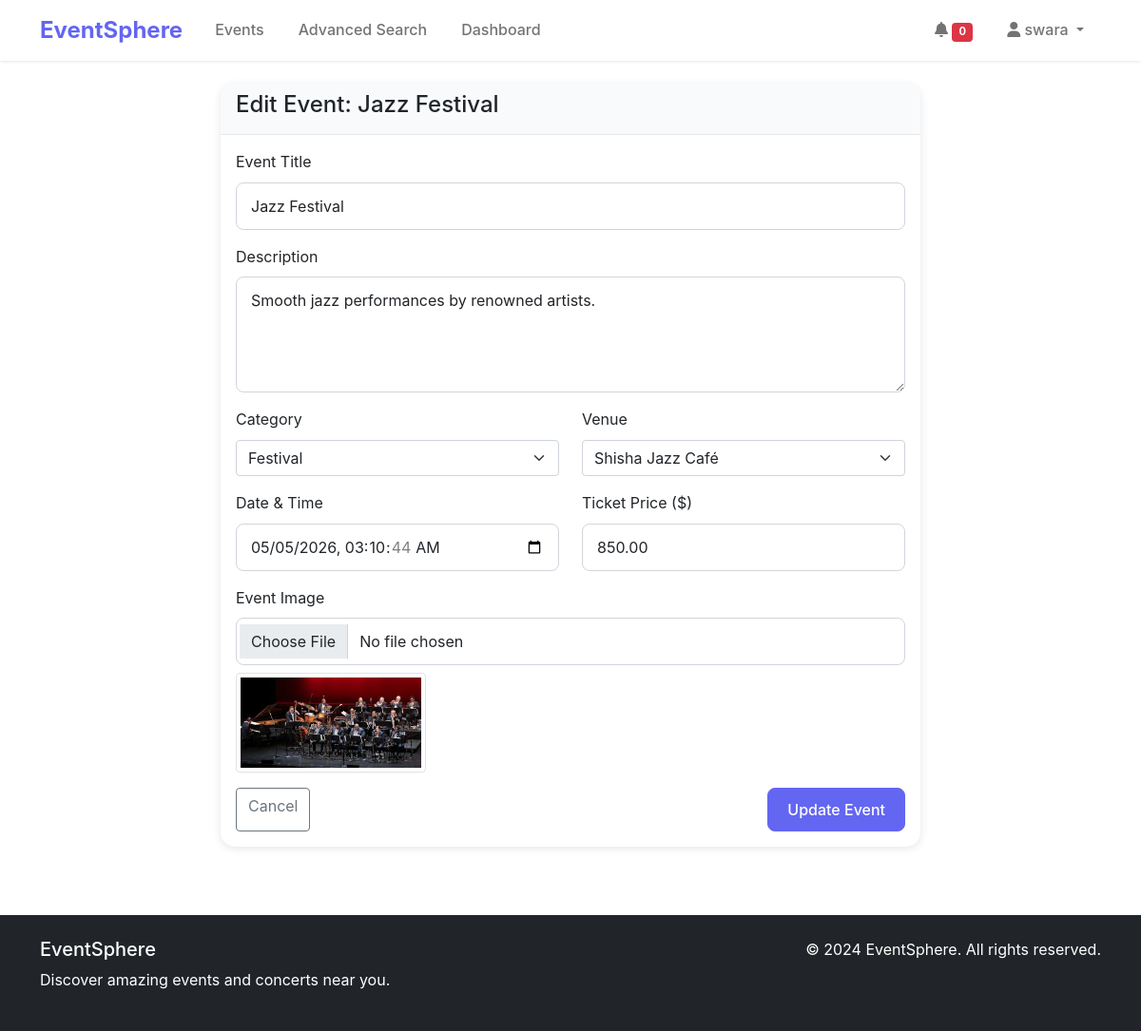
Page /events/edit/5/ (signed in) on the committed database.
### events/models.py (models this page shows, shortened)
class Event(models.Model):
    title = models.CharField(max_length=200)
    description = models.TextField()
    category = models.ForeignKey(Category, on_delete=models.CASCADE)
    venue = models.ForeignKey(Venue, on_delete=models.CASCADE)
    date = models.DateTimeField()
    price = models.DecimalField(max_digits=10, decimal_places=2)
    image = models.ImageField(upload_to='events/', blank=True, null=True)
    created_by = models.ForeignKey(User, on_delete=models.CASCADE, null=True, blank=True)
    created_at = models.DateTimeField(auto_now_add=True)
    updated_at = models.DateTimeField(auto_now=True)
    is_active = models.BooleanField(default=True)
    class Meta:
        ordering = ['date']

### events/views.py (the view)
# urls.py: path('edit/<int:event_id>/', views.edit_event, name='edit_event'),
@login_required
def edit_event(request, event_id):
    event = get_object_or_404(Event, id=event_id, created_by=request.user)
    if request.method == 'POST':
        form = EventForm(request.POST, request.FILES, instance=event)
        if form.is_valid():
            form.save()
            messages.success(request, 'Event updated successfully!')
            return redirect('events:my_events')
    else:
        form = EventForm(instance=event)
    context = {
        'form': form,
        'event': event,
    }
    return render(request, 'events/edit_event.html', context)

### events/forms.py
class EventForm(forms.ModelForm):
    class Meta:
        model = Event
        fields = ['title', 'description', 'category', 'venue', 'date', 'price', 'image']
        widgets = {
            'title': forms.TextInput(attrs={'class': 'form-control'}),
            'description': forms.Textarea(attrs={'class': 'form-control', 'rows': 4}),
            'category': forms.Select(attrs={'class': 'form-select'}),
            'venue': forms.Select(attrs={'class': 'form-select'}),
            'date': forms.DateTimeInput(attrs={'class': 'form-control', 'type': 'datetime-local'}),
            'price': forms.NumberInput(attrs={'class': 'form-control', 'step': '0.01'}),
            'image': forms.FileInput(attrs={'class': 'form-control'}),
        }
    def __init__(self, *args, **kwargs):
        super().__init__(*args, **kwargs)
        self.fields['date'].input_formats = ['%Y-%m-%dT%H:%M']

### events/models.py (called while the page is built)
    def __str__(self):
        return self.name

    def __str__(self):
        return self.name

### templates/events/edit_event.html (shortened to what this page needs)
{% extends 'base.html' %}
{% load static %}
{% block content %}
<div class="container py-4">
    <div class="row">
        <div class="col-md-8 mx-auto">
            <div class="card">
                <div class="card-header">
                    <h4>Edit Event: {{ event.title }}</h4>
                </div>
                <div class="card-body">
                    <form method="post" enctype="multipart/form-data">
                        <div class="mb-3">
                            <label for="{{ form.title.id_for_label }}" class="form-label">Event Title</label>
                            {{ form.title }}
                        </div>
                        <div class="mb-3">
                            <label for="{{ form.description.id_for_label }}" class="form-label">Description</label>
                            {{ form.description }}
                        </div>
                        <div class="row">
                            <div class="col-md-6">
                                <div class="mb-3">
                                    <label for="{{ form.category.id_for_label }}" class="form-label">Category</label>
                                    {{ form.category }}
                                </div>
                            </div>
                            <div class="col-md-6">
                                <div class="mb-3">
                                    <label for="{{ form.venue.id_for_label }}" class="form-label">Venue</label>
                                    {{ form.venue }}
                                </div>
                            </div>
                        </div>
                        <div class="row">
                            <div class="col-md-6">
                                <div class="mb-3">
                                    <label for="{{ form.date.id_for_label }}" class="form-label">Date & Time</label>
                                    {{ form.date }}
                                </div>
                            </div>
                            <div class="col-md-6">
                                <div class="mb-3">
                                    <label for="{{ form.price.id_for_label }}" class="form-label">Ticket Price ($)</label>
                                    {{ form.price }}
                                </div>
                            </div>
                        </div>
                        <div class="mb-3">
                            <label for="{{ form.image.id_for_label }}" class="form-label">Event Image</label>
                            {{ form.image }}
                            {% if event.image %}
                                <div class="mt-2">
                                    <img src="{{ event.image.url }}" alt="Current image" class="img-thumbnail" style="max-width: 200px;">
                                </div>
                            {% endif %}
                        </div>
                        <div class="d-flex justify-content-between">
                            <a href="{% url 'events:my_events' %}" class="btn btn-outline-secondary">Cancel</a>
                            <button type="submit" class="btn btn-primary">Update Event</button>
                        </div>
                    </form>
                </div>
            </div>
        </div>
    </div>
</div>
{% endblock %}

### templates/base.html (shortened to what this page needs)
<!DOCTYPE html>
<html lang="en">
<head>
    {% load static %}
    <link href="https://cdn.jsdelivr.net/npm/bootstrap@5.1.3/dist/css/bootstrap.min.css" rel="stylesheet">
    <link href="https://cdnjs.cloudflare.com/ajax/libs/font-awesome/6.0.0/css/all.min.css" rel="stylesheet">
    <link href="{% static 'css/style.css' %}" rel="stylesheet">
</head>
<body>
    <nav class="navbar navbar-expand-lg navbar-light bg-white shadow-sm">
        <div class="container">
            <a class="navbar-brand fw-bold" href="{% url 'home' %}">EventSphere</a>
            <div class="collapse navbar-collapse" id="navbarNav">
                <ul class="navbar-nav me-auto">
                    <li class="nav-item">
                        <a class="nav-link" href="{% url 'events:event_list' %}">Events</a>
                    </li>
                    <li class="nav-item">
                        <a class="nav-link" href="{% url 'events:advanced_search' %}">Advanced Search</a>
                    </li>
                    {% if user.is_authenticated %}
                    <li class="nav-item">
                        <a class="nav-link" href="{% url 'dashboard:dashboard' %}">Dashboard</a>
                    </li>
                    {% endif %}
                </ul>
                <ul class="navbar-nav">
                    {% if user.is_authenticated %}
                    <li class="nav-item">
                        <a class="nav-link" href="{% url 'notifications:notification_list' %}">
                            <i class="fas fa-bell"></i>
                            <span class="badge bg-danger" id="notification-count" style="font-size: 0.7em;">0</span>
                        </a>
                    </li>
                    <li class="nav-item dropdown">
                        <a class="nav-link dropdown-toggle" href="#" id="navbarDropdown" role="button" data-bs-toggle="dropdown">
                            <i class="fas fa-user"></i> {{ user.username }}
                        </a>
                    </li>
                    {% endif %}
                </ul>
            </div>
        </div>
    </nav>
    <main>
        {% block content %}
        {% endblock %}
    </main>
    <footer class="bg-dark text-white py-4 mt-5">
        <div class="container">
            <div class="row">
                <div class="col-md-6">
                    <h5>EventSphere</h5>
                    <p>Discover amazing events and concerts near you.</p>
                </div>
                <div class="col-md-6 text-md-end">
                    <p>&copy; 2024 EventSphere. All rights reserved.</p>
                </div>
            </div>
        </div>
    </footer>
</body>
</html>

### static/css/style.css (style rules this page uses)
:root { --primary-color: #6366f1; --secondary-color: #8b5cf6; --dark-color: #1f2937; --light-color: #f8fafc; }
body { font-family: 'Inter', -apple-system, BlinkMacSystemFont, sans-serif; line-height: 1.6; }
.navbar-brand { font-size: 1.5rem; color: var(--primary-color) !important; }
.navbar-nav .nav-link { font-weight: 500; margin: 0 10px; }
.btn-primary { background-color: var(--primary-color); border-color: var(--primary-color); border-radius: 8px; font-weight: 500; padding: 10px 20px; }
.card { border: none; border-radius: 15px; box-shadow: 0 2px 10px rgba(0, 0, 0, 0.1); }
.card-header { background-color: var(--light-color); border-bottom: 1px solid #e5e7eb; border-radius: 15px 15px 0 0 !important; font-weight: 600; }
.form-control { border-radius: 8px; border: 1px solid #d1d5db; padding: 12px 15px; }
.shadow-sm { box-shadow: 0 1px 3px rgba(0, 0, 0, 0.1) !important; }
footer { margin-top: auto; }

### rows in the picture
Event: title "Jazz Festival", description "Smooth jazz performances by renowned artists.", category "Festival", venue "Shisha Jazz Café", date "05/05/2026 03:10:44", price "850.00", image (picture)

### other values in the picture
{{ user.username }} "swara"
